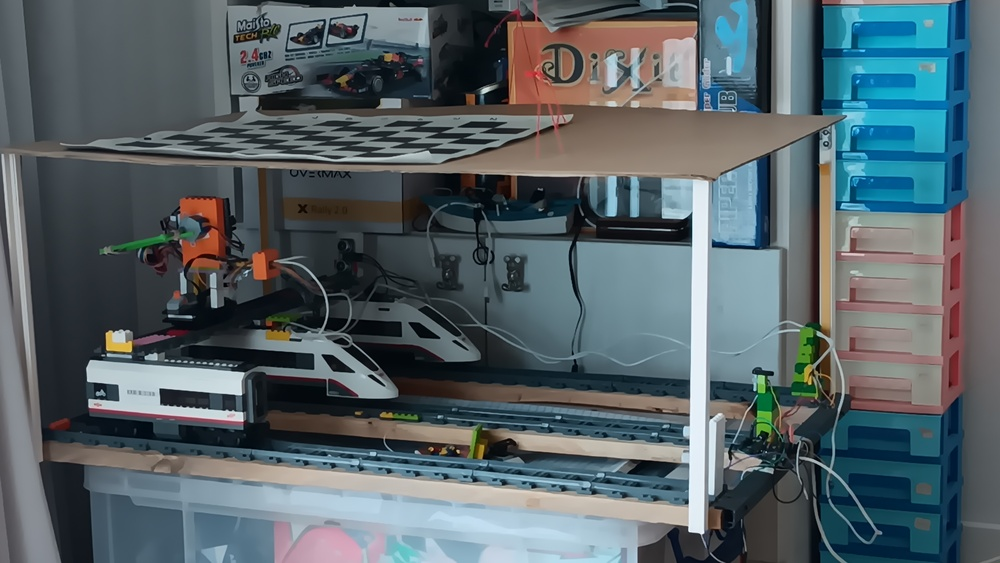
#> input picture 20250715_142724.jpg, 1000 x 563 px, shrunk from 4080 x 2296 before the run, given in place of the camera
$ python frrsxgfgh.py
#> lines starting #> are read from the running program, lines starting #| are printed output that depends on the picture; after the words box and inside, x2 and y2 are one past the last pixel; in counts of white or black regions, pixels touching at a corner belong together
import cv2
import numpy as np

# Global variable to store the reference image of an empty square
# Initialize to None, it will be set when the user presses 'c'
reference_empty_square_image = None
detection_threshold = 10000 # >>> ADJUSTED THRESHOLD BASED ON YOUR FEEDBACK <<<

def capture_live_video_feed():
    """
    Opens the default camera and displays a live video feed.
    It converts the feed to black and white (grayscale).
    It attempts to detect a chessboard, draw its grid, and
    highlight a specific square. It includes a basic
    implementation for detecting a chess piece in the highlighted square
    by comparing it to a captured "empty" reference image.
    Blurring is applied to images before comparison to reduce noise.

    Press 'q' to quit the video feed.
    Press 'c' to capture the current highlighted square as the "empty" reference.
    """
    global reference_empty_square_image, detection_threshold # Declare global variables

    cap = cv2.VideoCapture(0)

    if not cap.isOpened():
        print("Error: Could not open video camera.")
        return

    print("Camera opened successfully. Press 'q' to quit.")
    print("Looking for a chessboard... (try showing a chessboard to the camera!)")
    print("\n--- INSTRUCTIONS FOR PIECE DETECTION ---")
    print("1. Ensure your camera and chessboard are STEADY and LIGHTING is CONSISTENT.")
    print("2. Make sure the HIGHLIGHTED SQUARE is completely EMPTY.")
    print("3. Press the 'c' key to capture the EMPTY SQUARE REFERENCE (it will average 10 frames).")
    print("4. Now, place a chess piece on the HIGHLIGHTED SQUARE.")
    print("5. Observe the 'Diff Sum' values printed in your console:")
    print("   - When EMPTY, the 'Diff Sum' will be low (e.g., around 2000 for your setup).")
    print("   - When a PIECE is present, the 'Diff Sum' will be high (e.g., around 23,000 for your setup).")
    print("6. Adjust the 'detection_threshold' value in the code (around line 6) so it's:")
    print("   - HIGHER than the 'Diff Sum' when EMPTY.")
    print("   - LOWER than the 'Diff Sum' when a PIECE is present.")
    print("   Save the code and restart the script after changing the threshold.")
    print("\n--- DEBUGGING HINTS ---")
    print("   If the highlighted square is not visible, check the 'selected_square_coords' and 'Square Region Shape' in console.")
    print("   'Square Region Shape (0, 0)' indicates a problem with square extraction.")


    # Define the dimensions of the chessboard (number of inner corners per row/column)
    # For an 8x8 chessboard, there are 7x7 inner corners.
    # Adjust these values if your chessboard has a different number of squares.
    chessboard_pattern_size = (7, 7) # (cols, rows) of inner corners

    # Initialize a variable to keep track of the selected square's coordinates
    selected_square_coords = None
    capture_feedback_timer = 0 # Timer for visual feedback after 'c' press
    capture_feedback_duration = 30 # Number of frames to show feedback (approx 1 sec at 30 FPS)
    num_frames_for_reference = 10 # Number of frames to average for reference image capture


    # Define a kernel size for blurring (must be odd numbers)
    blur_kernel_size = (9, 9) # Increased blur for more stability

    while True:
        ret, frame = cap.read()
#> frame is the input picture: shape (563, 1000, 3); mean B, G, R 103.4, 98.2, 85.7

        if not ret:
            print("Error: Could not read frame from camera. Exiting...")
            break

        # Convert to Black and White (Grayscale)
        gray_frame = cv2.cvtColor(frame, cv2.COLOR_BGR2GRAY)
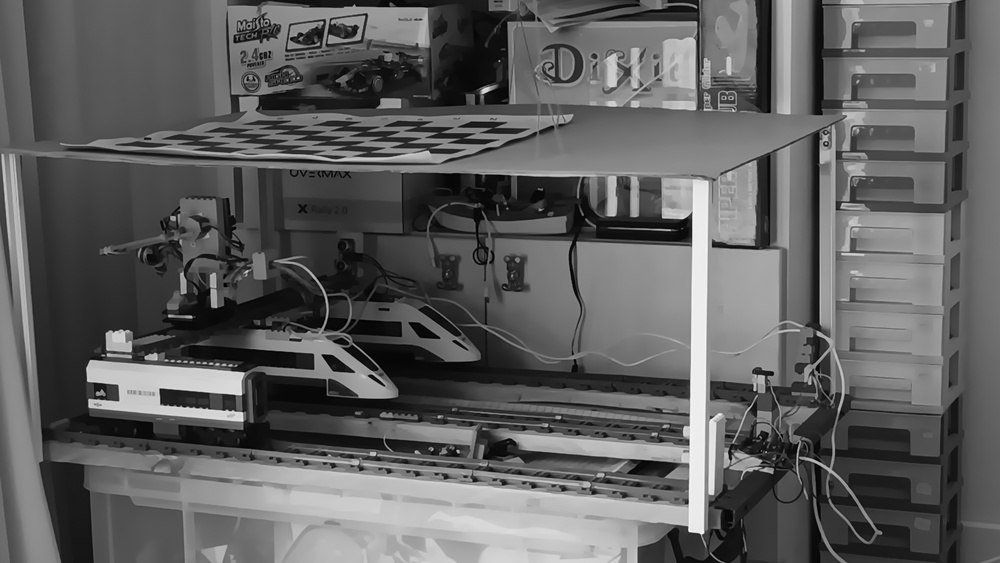
#> gray_frame: shape (563, 1000); min 0, max 251, mean 95.1

        display_frame = frame.copy() # Use a copy to draw on for display

        # Try to Detect Chessboard and its Squares with improved flags
        found, corners = cv2.findChessboardCorners(gray_frame, chessboard_pattern_size,
                                                 cv2.CALIB_CB_ADAPTIVE_THRESH + cv2.CALIB_CB_FAST_CHECK)
#> found = False; corners = None

        piece_detection_status = "No Board Detected"

        if found:
            corners_2d = corners.reshape(-1, 2)

            # --- Draw grid lines for all squares ---
            for r in range(chessboard_pattern_size[1]):
                for c in range(chessboard_pattern_size[0]):
                    current_corner_index = r * chessboard_pattern_size[0] + c
                    if c < chessboard_pattern_size[0] - 1:
                        p1 = tuple(int(val) for val in corners_2d[current_corner_index])
                        p2 = tuple(int(val) for val in corners_2d[current_corner_index + 1])
                        cv2.line(display_frame, p1, p2, (0, 255, 0), 1)
                    if r < chessboard_pattern_size[1] - 1:
                        p1 = tuple(int(val) for val in corners_2d[current_corner_index])
                        p2 = tuple(int(val) for val in corners_2d[current_corner_index + chessboard_pattern_size[0]])
                        cv2.line(display_frame, p1, p2, (0, 255, 0), 1)

            # --- Highlight a specific square (the first fully enclosed internal square) ---
            # This square is defined by the first four inner corners detected:
            # corners[0], corners[1], corners[cols_pattern_size], corners[cols_pattern_size + 1]

            p_top_left_of_square = corners_2d[0]
            p_top_right_of_square = corners_2d[1]
            p_bottom_left_of_square = corners_2d[chessboard_pattern_size[0]]
            p_bottom_right_of_square = corners_2d[chessboard_pattern_size[0] + 1]

            # Determine the min/max x and y coordinates from these four points
            all_x_coords = [p_top_left_of_square[0], p_top_right_of_square[0],
                            p_bottom_left_of_square[0], p_bottom_right_of_square[0]]
            all_y_coords = [p_top_left_of_square[1], p_top_right_of_square[1],
                            p_bottom_left_of_square[1], p_bottom_right_of_square[1]]

            estimated_first_square_x1 = int(min(all_x_coords))
            estimated_first_square_y1 = int(min(all_y_coords))
            estimated_first_square_x2 = int(max(all_x_coords))
            estimated_first_square_y2 = int(max(all_y_coords))

            # Ensure coordinates are within frame boundaries and form a valid rectangle
            estimated_first_square_x1 = max(0, estimated_first_square_x1)
            estimated_first_square_y1 = max(0, estimated_first_square_y1)
            estimated_first_square_x2 = min(frame.shape[1], estimated_first_square_x2)
            estimated_first_square_y2 = min(frame.shape[0], estimated_first_square_y2)

            selected_square_coords = (estimated_first_square_x1, estimated_first_square_y1, estimated_first_square_x2, estimated_first_square_y2)

            # Debugging print statement for selected_square_coords
            # print(f"Selected Square Coords: {selected_square_coords}")


            if (selected_square_coords[2] > selected_square_coords[0] and # Check if width > 0
                selected_square_coords[3] > selected_square_coords[1]):    # Check if height > 0

                # Determine border color: blue for capture feedback, red otherwise
                border_color = (255, 0, 0) if capture_feedback_timer > 0 else (0, 0, 255)
                cv2.rectangle(display_frame,
                              (selected_square_coords[0], selected_square_coords[1]),
                              (selected_square_coords[2], selected_square_coords[3]),
                              border_color, 3) # Thicker border

                cv2.putText(display_frame, 'Checking this square!',
                            (selected_square_coords[0], selected_square_coords[1] - 10),
                            cv2.FONT_HERSHEY_SIMPLEX, 0.5, border_color, 1, cv2.LINE_AA)

                # --- Chess Piece Detection in the highlighted square ---
                # Extract square region (only if dimensions are valid)
                square_region_live = gray_frame[selected_square_coords[1]:selected_square_coords[3],
                                                selected_square_coords[0]:selected_square_coords[2]]

                # Debugging print statement for square_region_live shape
                print(f"Square Region Shape: {square_region_live.shape}")


                # Apply Gaussian blur to the live square region
                square_region_live = cv2.GaussianBlur(square_region_live, blur_kernel_size, 0)


                if reference_empty_square_image is not None:
                    # Ensure the dimensions match before comparison
                    if square_region_live.shape == reference_empty_square_image.shape and \
                       square_region_live.shape[0] > 0 and square_region_live.shape[1] > 0: # Ensure not empty

                        # Calculate the absolute difference between the live square and the empty reference
                        difference = cv2.absdiff(square_region_live, reference_empty_square_image)

                        # Sum all pixel differences (a high sum indicates a significant change/piece)
                        diff_sum = np.sum(difference)
                        print(f"Diff Sum: {diff_sum}") # <<< ALWAYS PRINT DIFF SUM FOR TUNING >>>

                        # Compare with threshold
                        if diff_sum > detection_threshold:
                            piece_detection_status = "Piece Present!"
                            text_color = (0, 255, 0) # Green for piece
                        else:
                            piece_detection_status = "Empty"
                            text_color = (0, 255, 255) # Yellow for empty

                    else:
                        piece_detection_status = "Reference mismatch / Empty Square"
                        text_color = (0, 165, 255) # Orange for mismatch
                        # print("DEBUG: Reference or live square is empty or dimensions mismatch.")
                else:
                    piece_detection_status = "Press 'c' to set empty ref"
                    text_color = (255, 255, 0) # Cyan for no ref
            else:
                selected_square_coords = None # Reset if invalid
                piece_detection_status = "Invalid Square Area"
                text_color = (0, 0, 255) # Red for invalid square
        else:
            selected_square_coords = None
            piece_detection_status = "No Board Detected"
            text_color = (0, 0, 255) # Red for no board

        # Decrement feedback timer if active
        if capture_feedback_timer > 0:
            capture_feedback_timer -= 1


        # Display piece detection status on the main feed
        cv2.putText(display_frame, piece_detection_status,
                    (10, 30), # Top-left corner for text
                    cv2.FONT_HERSHEY_SIMPLEX, 0.7, text_color, 2, cv2.LINE_AA)
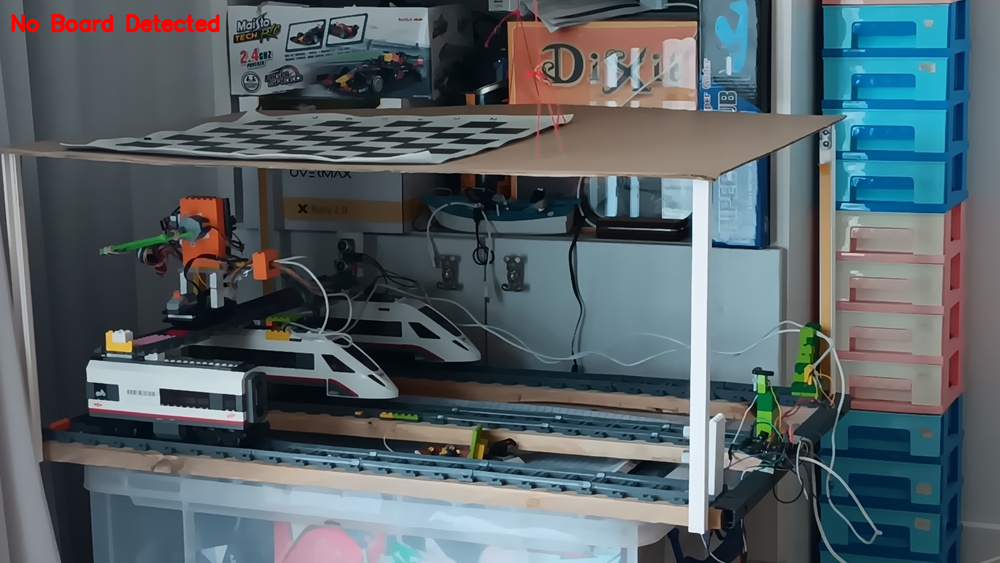
#> display_frame: shape (563, 1000, 3); 0.45% of pixels changed, all inside (x1, y1, x2, y2) = (10, 13, 221, 33)

        # Display the camera feed (with detections and grid)
        cv2.imshow('Camera Feed (with Chessboard Grid)', display_frame)

        key = cv2.waitKey(1) & 0xFF
#> (key q is pressed here)
        if key == ord('q'):
            break
        elif key == ord('c'):
            if found and selected_square_coords and \
               selected_square_coords[2] > selected_square_coords[0] and \
               selected_square_coords[3] > selected_square_coords[1]: # Ensure valid square area

                print(f"Capturing {num_frames_for_reference} frames for empty reference...")
                temp_reference_frames = []
                for _ in range(num_frames_for_reference):
                    ret_ref, frame_ref = cap.read()
                    if ret_ref:
                        gray_ref = cv2.cvtColor(frame_ref, cv2.COLOR_BGR2GRAY)
                        # Extract the square region from the reference frame
                        square_ref_region = gray_ref[selected_square_coords[1]:selected_square_coords[3],
                                                     selected_square_coords[0]:selected_square_coords[2]]
                        if square_ref_region.shape[0] > 0 and square_ref_region.shape[1] > 0:
                            temp_reference_frames.append(cv2.GaussianBlur(square_ref_region, blur_kernel_size, 0))
                        else:
                            print("Warning: Captured reference frame's square region was empty or invalid.")
                            break
                    else:
                        print("Error: Could not read frame during reference capture.")
                        break

                if temp_reference_frames:
                    # Average the captured frames
                    reference_empty_square_image = np.mean(temp_reference_frames, axis=0).astype(np.uint8)
                    print("Reference empty square captured and averaged!")
                    capture_feedback_timer = capture_feedback_duration # Start feedback timer
                else:
                    print("Failed to capture valid reference frames.")

            else:
                print("Cannot capture reference: Chessboard not detected or square invalid/too small.")


    cap.release()
    cv2.destroyAllWindows()
    print("Camera released and windows closed.")

if __name__ == "__main__":
    capture_live_video_feed()
